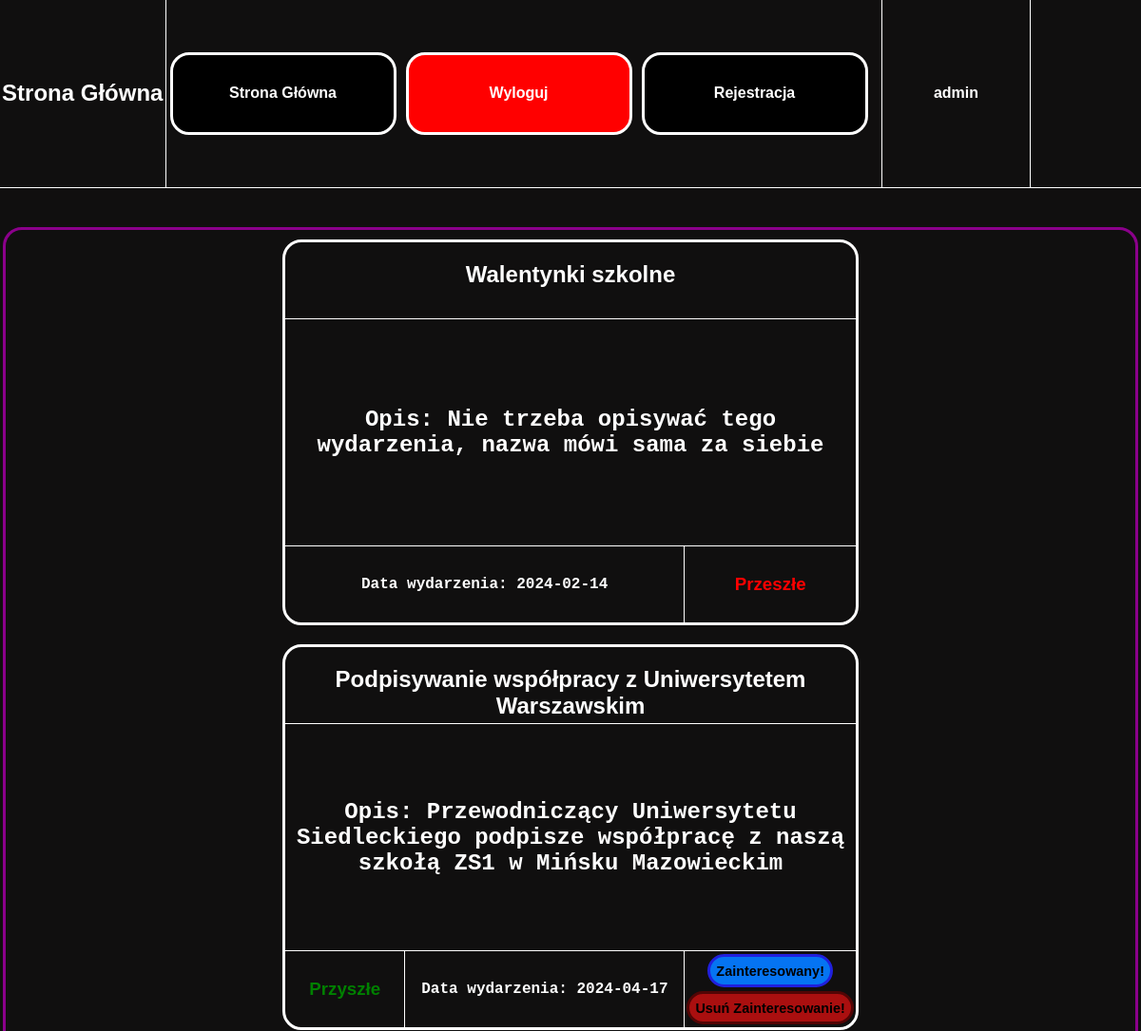
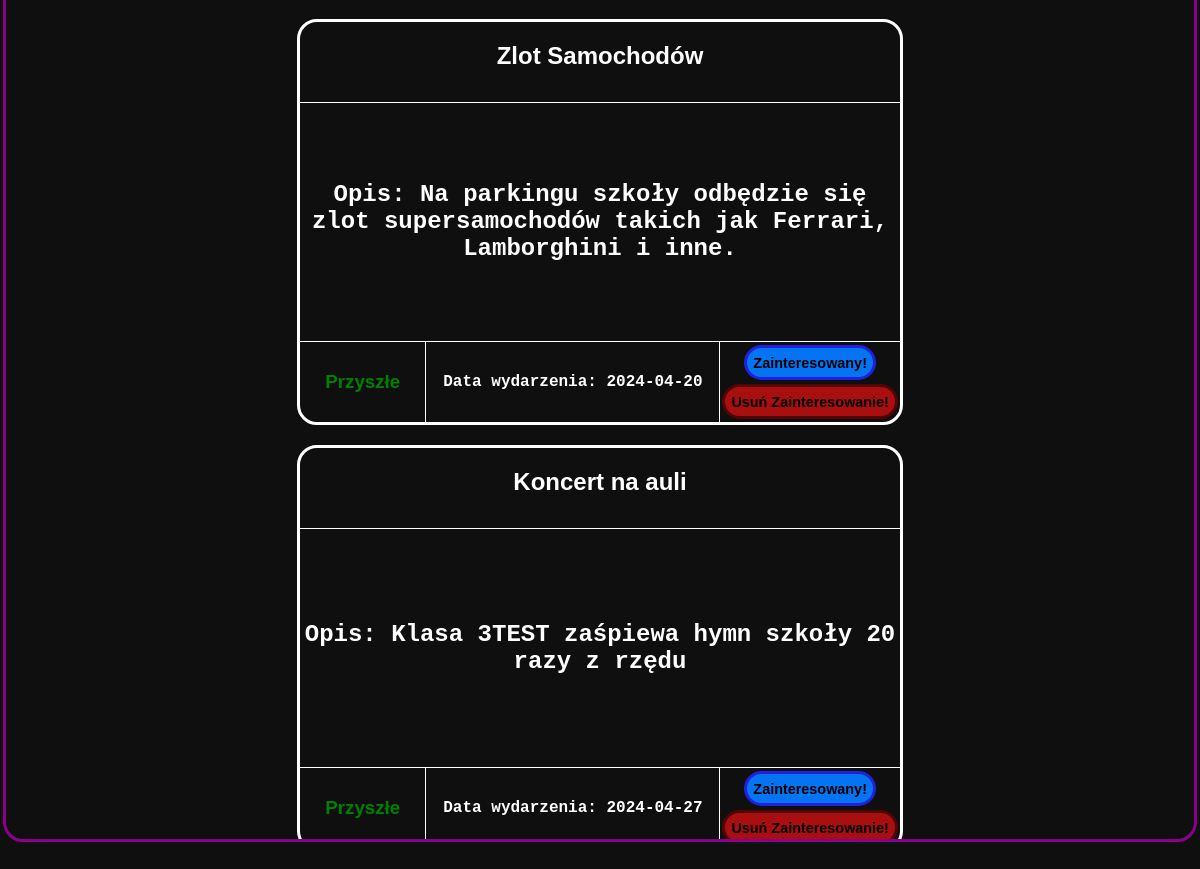
Screenshot of / (signed in) with the database file from the repository (2 pictures, top to bottom).
### tables this page shows
CREATE TABLE `wydarzenia` (
  `ID` int(11) NOT NULL,
  `nazwa_wyd` text NOT NULL,
  `opis_wyd` text NOT NULL,
  `data_wyd` date NOT NULL
);

### index.php (the view, shortened to what this page needs)
<!DOCTYPE html>
<html lang="en">
<head>
    <link rel="stylesheet" href="style.css">
</head>
<body>
    <div id="ogol">
        <div id="menu">
            <div id="menlewolewo">
                <h1>Strona Główna</h1>
            </div>
            <div id="menlewo">
                <?php
                include 'menu.php';
                ?>
            </div>
            <div id="menprawo">
                <?php
                if (isset($_SESSION['user'])) {
                    echo $_SESSION['user'];
                } else {
                    echo "";
                }
                ?>
            </div>
            <div id="menprawoprawo">
            </div>
        </div>
        <div id="tresc">
            <div id="trescogol" style="display: flex; align-items: baseline; justify-content: center; flex-direction: row; flex-wrap: wrap; overflow-y: auto; border-top: solid darkmagenta 3px; border-radius: 20px; width: 99%; height: 95%; /* Ustaw maksymalną wysokość */">
                <?php
                $host = "localhost";
                $dbuser = "root";
                $dbpassword = "";
                $dbname = "Aaawlasny_projekt_BS";
                $conn = mysqli_connect($host, $dbuser, $dbpassword, $dbname);
                $sql = "SELECT `ID`, `nazwa_wyd`, `opis_wyd`, `data_wyd` FROM `wydarzenia` ORDER BY `data_wyd` ASC";
                $result = $conn->query($sql);
                if ($result->num_rows > 0) {
                    while ($row = $result->fetch_assoc()) {
                        echo "<div id = 'wydarzenie'>";
                        echo "<div id = 'divgora' style='display: flex; align-items: baseline; justify-content: center; height: 20%; width: 100%;'>";
                        echo "<h2 id='nazwa_wyd'>" .  $row['nazwa_wyd'] . "</h2>";
                        echo "</div>";
                        echo "<div id = 'divsrodek'>";
                        echo "<h2>" . "Opis: " . $row['opis_wyd'] . "</h2>";
                        echo "</div>";
                        echo "<div id = 'divdol'>";
                        echo "<div id = 'divdollewo'>";
                        $date = new DateTime($row['data_wyd']);
                        $now = new DateTime();
                        if ($date >= $now) {
                            echo "<div id = 'divdollewolewo'>";
                            echo "<h3 id ='dobre'>Przyszłe</h3>";
                            echo "</div>";
                        }
                        echo "<div id = 'divdollewoprawo'>";
                        echo "<h4>" . "Data wydarzenia: " . $row['data_wyd'] . "</h4>";
                        echo "</div>";
                        echo "</div>";
                        echo "<div id = 'divdolprawo'>";
                        $date = new DateTime($row['data_wyd']);
                        $now = new DateTime();
                        if ($date < $now) {
                            echo "<h3 id='zle'>Przeszłe</h3>";
                        } else {
                            echo "<form method='POST' action=''>";
                            echo "<input type='submit' name='zainteres' id='zainteresbutton' value='Zainteresowany!'>";
                            echo "</form>";
                            echo "<form method='POST' action=''>";
                            echo "<input type='submit' name='usun_zainteres' id='usun_zainteresbutton' value='Usuń Zainteresowanie!'>";
                            echo "</form>";
                        }
                        echo "</div>";
                        echo "</div>";
                        echo "</div>";
                    }
                } else {
                    echo "<h1>Brak wydarzeń</h1>";
                }
                ?>
            </div>
        </div>
    </div>
</body>
</html>

### style.css (style rules this page uses)
body { background-color: rgb(16, 15, 15); color: white; margin: 0px; overflow: hidden; }
#ogol { display: flex; flex-direction: column; width: 100%; height: 100vh; }
#menu { display: flex; flex-direction: row; color: white; width: 100%; height: 10%; border-bottom: 0.5px solid white; }
#menlewo { display: flex; flex-direction: row; align-items: center; justify-content: center; width: 65%; height: 100%; border-right: 0.5px solid white; }
#menlewolewo { display: flex; flex-direction: row; align-items: center; justify-content: center; width: 15%; height: 100%; border-right: 0.5px solid white; }
#menprawo { display: flex; align-items: center; justify-content: center; width: 10%; height: 100%; padding: 0 20px; color: white; font-family: Arial, Helvetica, sans-serif; font-weight: bold; font-size: 16px; }
#menprawoprawo { display: flex; align-items: center; justify-content: center; flex-direction: row; border-left: 0.5px solid white; width: 10%; height: 100%; }
#menlewolewo h1 { font-size: 1.5em; margin: 0; padding: 0; }
#tresc { display: flex; align-items: center; justify-content: center; flex-direction: column; width: 100%; height: 90%; }
#trescogol { display: flex; align-items: center; justify-content: center; flex-direction: column; border: solid darkmagenta 3px; border-radius: 20px; width: 99%; height: 95%; }
#wydarzenie { display: flex; align-items: center; justify-content: center; flex-direction: column; margin: 10px; border: solid white 3px; font-family: "Lucida Console", "Courier New", monospace; text-align: center; border-radius: 20px; width: 600px; height: 400px; }
#divgora { display: flex; align-items: center; justify-content: center; flex-direction: row; border-bottom: solid white 0.5px; width: 100%; height: 20%; }
#divsrodek { display: flex; align-items: center; justify-content: center; flex-direction: row; flex-wrap: wrap; overflow: auto; border-bottom: solid white 0.5px; width: 100%; height: 60%; }
#divdol { display: flex; align-items: center; justify-content: center; flex-direction: row; width: 100%; height: 20%; }
#divdollewo { display: flex; align-items: center; justify-content: center; flex-direction: row; border-right: solid white 0.5px; width: 70%; height: 100%; }
#divdollewolewo { display: flex; align-items: center; justify-content: center; border-right: solid white 0.5px; width: 30%; height: 100%; }
#divdollewoprawo { display: flex; align-items: center; justify-content: center; width: 70%; height: 100%; }
#divdolprawo { display: flex; align-items: center; justify-content: center; flex-direction: column; gap: 4px; width: 30%; height: 100%; }
#zainteresbutton { background-color: rgb(5, 116, 242); border: solid rgb(32, 32, 221) 3px; border-radius: 20px; transition: 0.3s ease; text-align: center; font-family: Arial, Helvetica, sans-serif; font-weight: bold; font-size: 90%; color: black; width: 100%; height: 35px; }
#usun_zainteresbutton { background-color: rgb(170, 15, 15); border: solid rgb(32, 32, 221) 5px; border-radius: 20px; transition: 0.3s ease; text-align: center; font-family: Arial, Helvetica, sans-serif; font-weight: bold; font-size: 90%; border: solid rgb(82, 5, 5) 3px; color: black; width: 100%; height: 35px; }
h1 { font-family: "Tahoma", sans-serif; }
h3 { font-family: "Tahoma", sans-serif; }
#dobre { color: green; }
#zle { color: red; }
#nazwa_wyd { font-family: "Tahoma", sans-serif; }

### rows the page displays
wydarzenia: nazwa_wyd "Walentynki szkolne", opis_wyd "Nie trzeba opisywać tego wydarzenia, nazwa mówi sama za siebie", data_wyd "2024-02-14", shows "Przeszłe"
wydarzenia: nazwa_wyd "Podpisywanie współpracy z Uniwersytetem Warszawskim", opis_wyd "Przewodniczący Uniwersytetu Siedleckiego podpisze współpracę z naszą szkołą ZS1 w Mińsku Mazowieckim", shows "Przyszłe", data_wyd "2024-04-17"
wydarzenia: nazwa_wyd "Zlot Samochodów", opis_wyd "Na parkingu szkoły odbędzie się zlot supersamochodów takich jak Ferrari, Lamborghini i inne.", shows "Przyszłe", data_wyd "2024-04-20"
wydarzenia: nazwa_wyd "Koncert na auli", opis_wyd "Klasa 3TEST zaśpiewa hymn szkoły 20 razy z rzędu", shows "Przyszłe", data_wyd "2024-04-27"

### other values shown
$_SESSION['user'] "admin"
